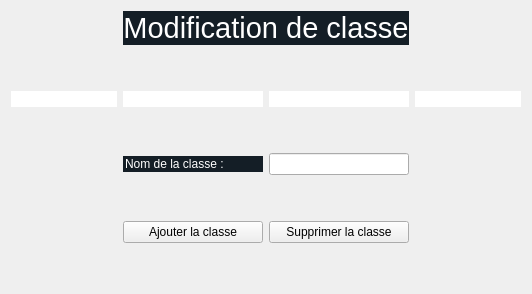
        <widget class="QWidget" name="modifClasse">
         <layout class="QGridLayout" name="gridLayout_33">
          <item row="5" column="2">
           <widget class="QLineEdit" name="nomClasse">
            <property name="text">
             <string/>
            </property>
           </widget>
          </item>
          <item row="3" column="3">
           <widget class="QLineEdit" name="lineEdit_115">
            <property name="enabled">
             <bool>false</bool>
            </property>
            <property name="styleSheet">
             <string notr="true">background-color:white;
border:none;</string>
            </property>
           </widget>
          </item>
          <item row="1" column="3">
           <spacer name="verticalSpacer_96">
            <property name="orientation">
             <enum>Qt::Vertical</enum>
            </property>
            <property name="sizeType">
             <enum>QSizePolicy::Fixed</enum>
            </property>
            <property name="sizeHint" stdset="0">
             <size>
              <width>20</width>
              <height>40</height>
             </size>
            </property>
           </spacer>
          </item>
          <item row="0" column="1" colspan="2">
           <widget class="QLabel" name="label_15">
            <property name="enabled">
             <bool>false</bool>
            </property>
            <property name="styleSheet">
             <string notr="true">background-color:rgb(20,30,38);
color:white;
font: 8pt &quot;Century Gothic&quot;;</string>
            </property>
            <property name="text">
             <string>&lt;html&gt;&lt;head/&gt;&lt;body&gt;&lt;p align=&quot;center&quot;&gt;&lt;span style=&quot; font-size:22pt;&quot;&gt;Modification de classe&lt;/span&gt;&lt;/p&gt;&lt;/body&gt;&lt;/html&gt;</string>
            </property>
           </widget>
          </item>
          <item row="3" column="0">
           <widget class="QLineEdit" name="lineEdit_119">
            <property name="enabled">
             <bool>false</bool>
            </property>
            <property name="styleSheet">
             <string notr="true">background-color:white;
border:none;</string>
            </property>
           </widget>
          </item>
          <item row="3" column="2">
           <widget class="QLineEdit" name="lineEdit_116">
            <property name="enabled">
             <bool>false</bool>
            </property>
            <property name="styleSheet">
             <string notr="true">background-color:white;
border:none;</string>
            </property>
           </widget>
          </item>
          <item row="6" column="2">
           <spacer name="verticalSpacer_98">
            <property name="orientation">
             <enum>Qt::Vertical</enum>
            </property>
            <property name="sizeType">
             <enum>QSizePolicy::Fixed</enum>
            </property>
            <property name="sizeHint" stdset="0">
             <size>
              <width>20</width>
              <height>40</height>
             </size>
            </property>
           </spacer>
          </item>
          <item row="5" column="1">
           <widget class="QLineEdit" name="lineEdit_120">
            <property name="enabled">
             <bool>false</bool>
            </property>
            <property name="styleSheet">
             <string notr="true">background-color:rgb(20,30,38);
color:white;
font: 8pt &quot;Century Gothic&quot;;
border:none;</string>
            </property>
            <property name="text">
             <string>Nom de la classe : </string>
            </property>
           </widget>
          </item>
          <item row="7" column="2">
           <widget class="QPushButton" name="delClasse">
            <property name="styleSheet">
             <string notr="true">font: 8pt &quot;Century Gothic&quot;;</string>
            </property>
            <property name="text">
             <string>Supprimer la classe</string>
            </property>
           </widget>
          </item>
          <item row="7" column="1">
           <widget class="QPushButton" name="addClasse">
            <property name="styleSheet">
             <string notr="true">font: 8pt &quot;Century Gothic&quot;;</string>
            </property>
            <property name="text">
             <string>Ajouter la classe</string>
            </property>
           </widget>
          </item>
          <item row="3" column="1">
           <widget class="QLineEdit" name="lineEdit_117">
            <property name="enabled">
             <bool>false</bool>
            </property>
            <property name="styleSheet">
             <string notr="true">background-color:white;
border:none;</string>
            </property>
           </widget>
          </item>
          <item row="4" column="3">
           <spacer name="verticalSpacer_97">
            <property name="orientation">
             <enum>Qt::Vertical</enum>
            </property>
            <property name="sizeType">
             <enum>QSizePolicy::Fixed</enum>
            </property>
            <property name="sizeHint" stdset="0">
             <size>
              <width>20</width>
              <height>40</height>
             </size>
            </property>
           </spacer>
          </item>
          <item row="8" column="2">
           <spacer name="verticalSpacer_99">
            <property name="orientation">
             <enum>Qt::Vertical</enum>
            </property>
            <property name="sizeHint" stdset="0">
             <size>
              <width>20</width>
              <height>40</height>
             </size>
            </property>
           </spacer>
          </item>
         </layout>
        </widget>
